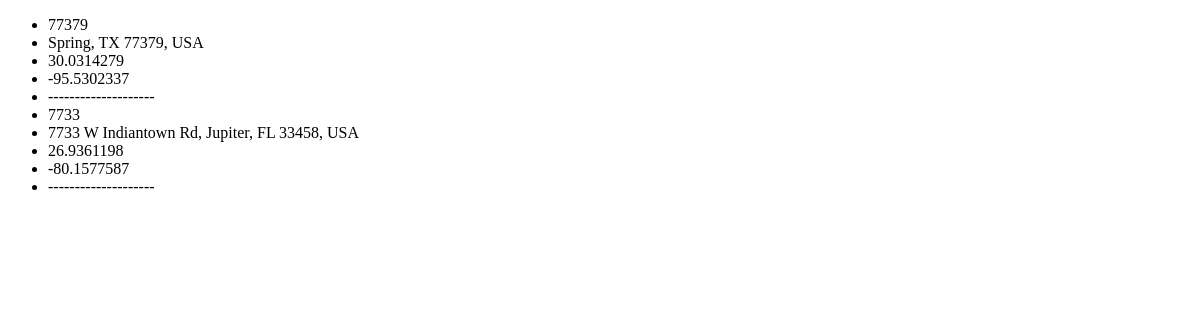
Page /show-results on the earlier database version.
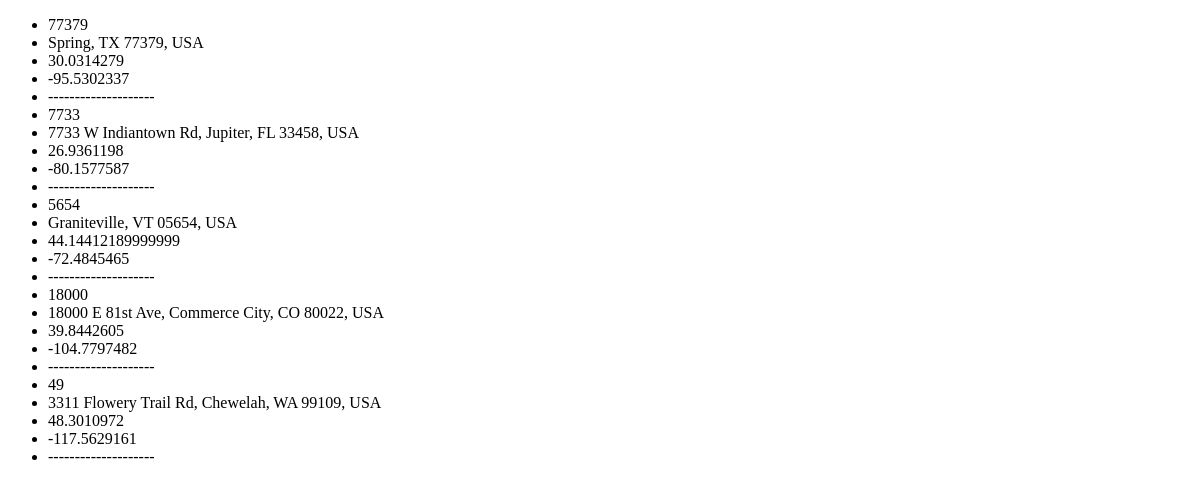
Same page on the later database version.
### tables this page shows
CREATE TABLE locations (
	id INTEGER NOT NULL, 
	zip_code VARCHAR(100), 
	latitude VARCHAR(100), 
	longitude VARCHAR(100), 
	address VARCHAR(100), 
	PRIMARY KEY (id)
);

### app.py (the view)
@app.route('/show-results')
def show_results():
    from models import Locations
    locations = Locations.query.all()
    return render_template('show_results.html', locations=locations)

### templates/show_results.html (shortened to what this page needs)
<!DOCTYPE html>
<html lang="en">
<head>
</head>
<body>
<ul>
    {% for location in locations %}
    <li>{{ location.zip_code }}</li>
    <li>{{ location.address }}</li>
    <li>{{ location.latitude }}</li>
    <li>{{ location.longitude }}</li>
    <li>--------------------</li>
    {% endfor %}
</ul>
</body>
</html>

Differences in the rows shown:
added locations: zip_code "5654", address "Graniteville, VT 05654, USA", latitude "44.14412189999999", longitude "-72.4845465"
added locations: zip_code "18000", address "18000 E 81st Ave, Commerce City, CO 80022, USA", latitude "39.8442605", longitude "-104.7797482"
added locations: zip_code "49", address "3311 Flowery Trail Rd, Chewelah, WA 99109, USA", latitude "48.3010972", longitude "-117.5629161"
